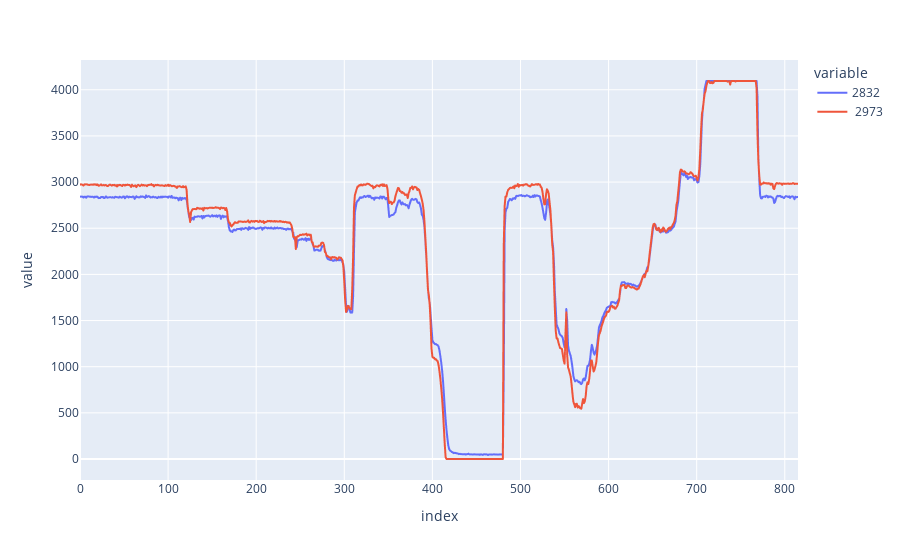

The code cell stored with this chart in its notebook:
### Code cell
fig = px.line(df, x=df.index, y=df.columns)
fig.show()

### Figure 1 — Plotly figure (JSON) as saved in the notebook; plotly's stock layout.template omitted (floating-point values rounded to 4 significant figures; data arrays with more than 128 entries replaced by an {"elided": "..."} marker saying what was removed)
{"data": [{"hovertemplate": "variable=2832<br>index=%{x}<br>value=%{y}<extra></extra>", "legendgroup": "2832", "line": {"color": "#636efa", "dash": "solid"}, "marker": {"symbol": "circle"}, "mode": "lines", "name": "2832", "showlegend": true, "type": "scattergl", "x": {"elided": "816 int values"}, "xaxis": "x", "y": {"elided": "816 int values"}, "yaxis": "y"}, {"hovertemplate": "variable= 2973<br>index=%{x}<br>value=%{y}<extra></extra>", "legendgroup": " 2973", "line": {"color": "#EF553B", "dash": "solid"}, "marker": {"symbol": "circle"}, "mode": "lines", "name": " 2973", "showlegend": true, "type": "scattergl", "x": {"elided": "816 int values"}, "xaxis": "x", "y": {"elided": "816 int values"}, "yaxis": "y"}], "layout": {"legend": {"title": {"text": "variable"}, "tracegroupgap": 0}, "margin": {"t": 60}, "xaxis": {"anchor": "y", "domain": [0, 1], "title": {"text": "index"}}, "yaxis": {"anchor": "x", "domain": [0, 1], "title": {"text": "value"}}}}
